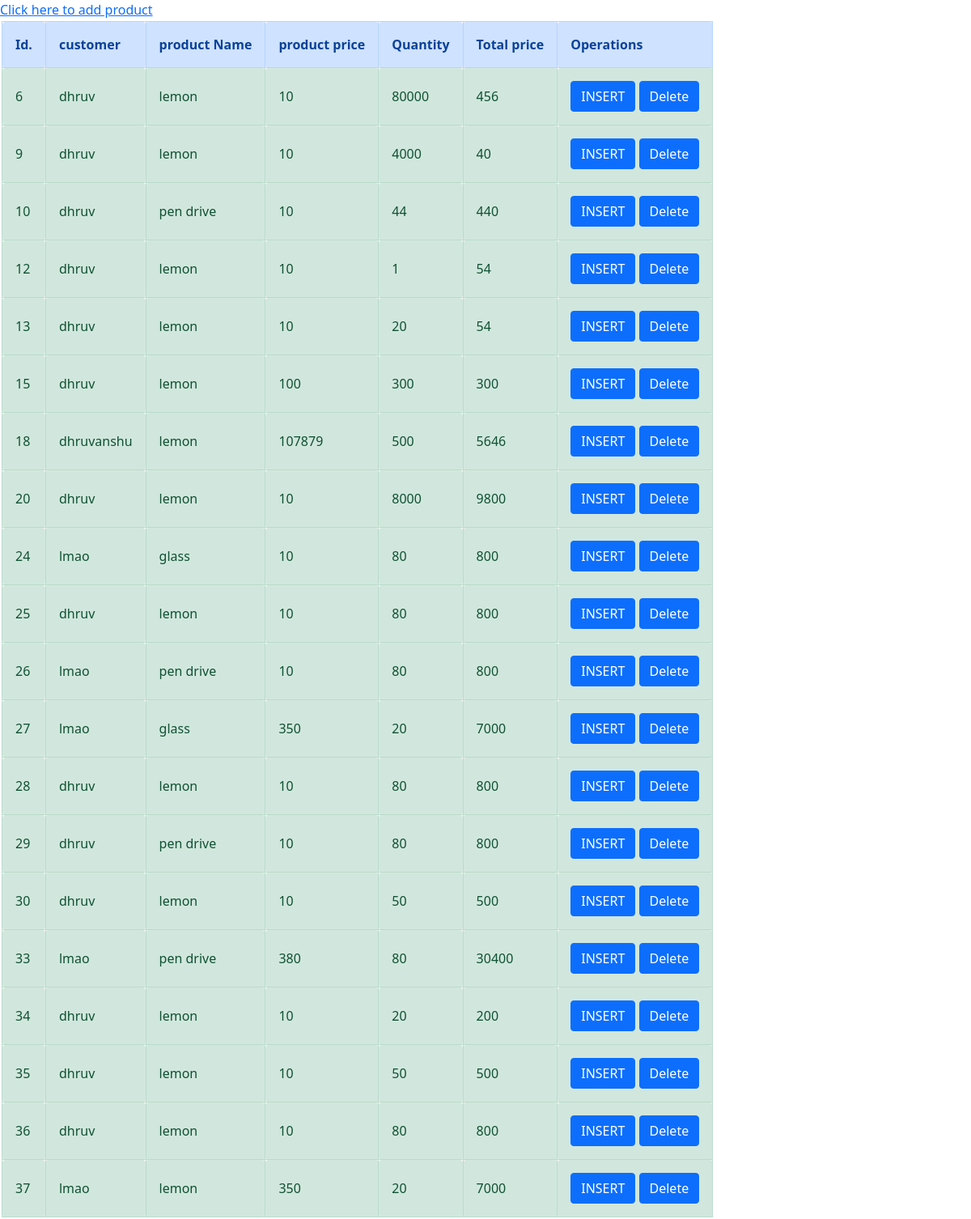
Page /detail/ on the earlier database version.
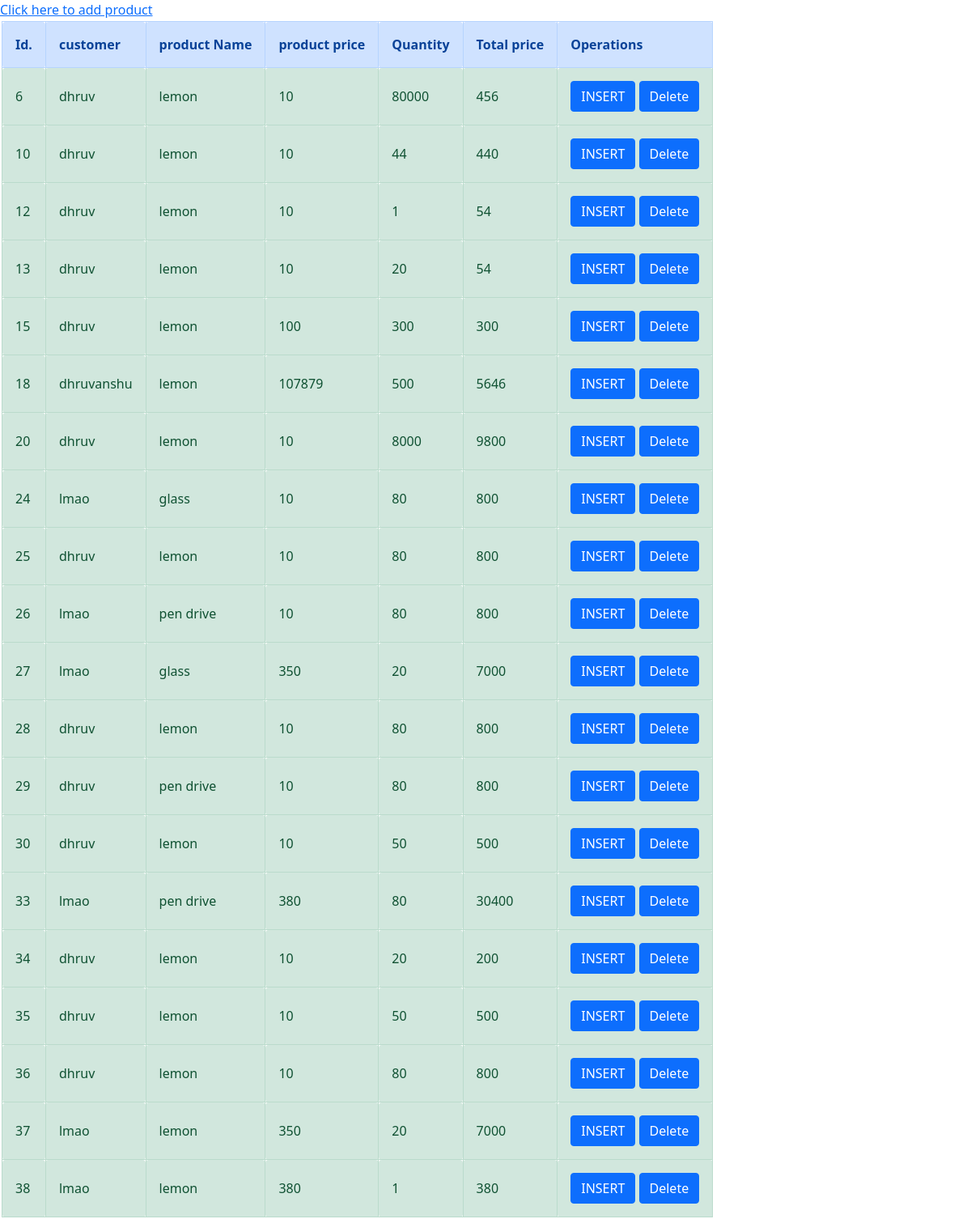
Same page on the later database version.
### filter/models.py (models this page shows)
class order(models.Model):
    customer_name = models.CharField(max_length=20)
    product_name = models.CharField(max_length=20)
    productprice = models.IntegerField()
    quantity = models.IntegerField()
    total_price = models.IntegerField()

### filter/views.py (the view)
# urls.py: path('detail/',views.orderdetail,name='detail'),
def orderdetail(request):
    help = order.objects.all()
    context = {
        'help': help
    }
    return render(request,'customer_info.html',context)

### templates/customer_info.html (shortened to what this page needs)
{% load static %}
<!DOCTYPE html>
<html>
    <link href="https://cdn.jsdelivr.net/npm/bootstrap@5.0.0-beta2/dist/css/bootstrap.min.css" rel="stylesheet">
<a href="/">Click here to add product</a>
    <table style="">
    <div class="container">
    <div class="row align-items-start">
    <div class="col">
                <tr >
                    <th class="alert alert-primary">Id.</th>
                    <th class="alert alert-primary">customer</th>
                    <th class="alert alert-primary">product Name</th>
                    <th class="alert alert-primary">product price</th>
                    <th class="alert alert-primary">Quantity</th>
                    <th class="alert alert-primary">Total price</th>
                    <th class="alert alert-primary">Operations</th>
                </tr>
    </div></div></div>
                {% for stu in help %}
                <tr>
                    <td class="alert alert-success">{{ stu.id }}</td>
                    <td class="alert alert-success">{{ stu.customer_name }}</td>
                    <td class="alert alert-success">{{ stu.product_name }}</td>
                    <td class="alert alert-success">{{ stu.productprice }}</td>
                    <td class="alert alert-success">{{ stu.quantity }}</td>
                    <td class="alert alert-success">{{ stu.total_price }}</td>
                    <td class="alert alert-success"><div class="btn-group" role="group" aria-label="Basic example">
                        <a href="/update/{{stu.id}}{{stu.customer_name}}"><button type="button" class="btn btn-primary">INSERT</button></a>
                      </div>
                    <div class="btn-group" role="group" aria-label="Basic example">
                        <a href="/delete/{{stu.id}}{{stu.customer_name}}"><button type="button" class="btn btn-primary">Delete</button></a>
                      </div>
                    </td>
                </tr>
                {% endfor %}
            </table>
            </html>

Differences in the rows shown:
removed order: id "9", customer_name "dhruv", product_name "lemon", productprice "10", quantity "4000", total_price "40"
changed order id 10: product_name "pen drive" → "lemon"
added order: id "38", customer_name "lmao", product_name "lemon", productprice "380", quantity "1", total_price "380"
